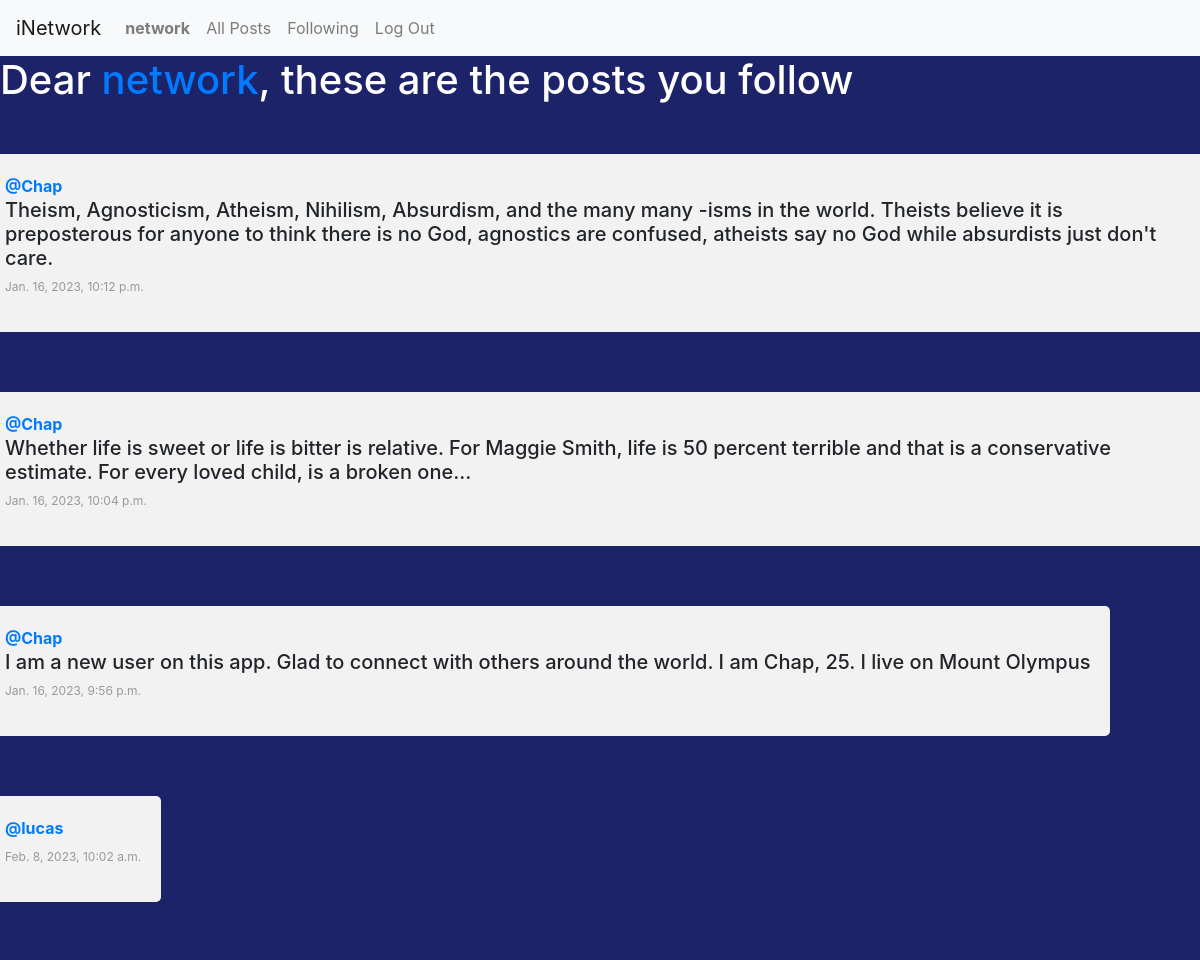
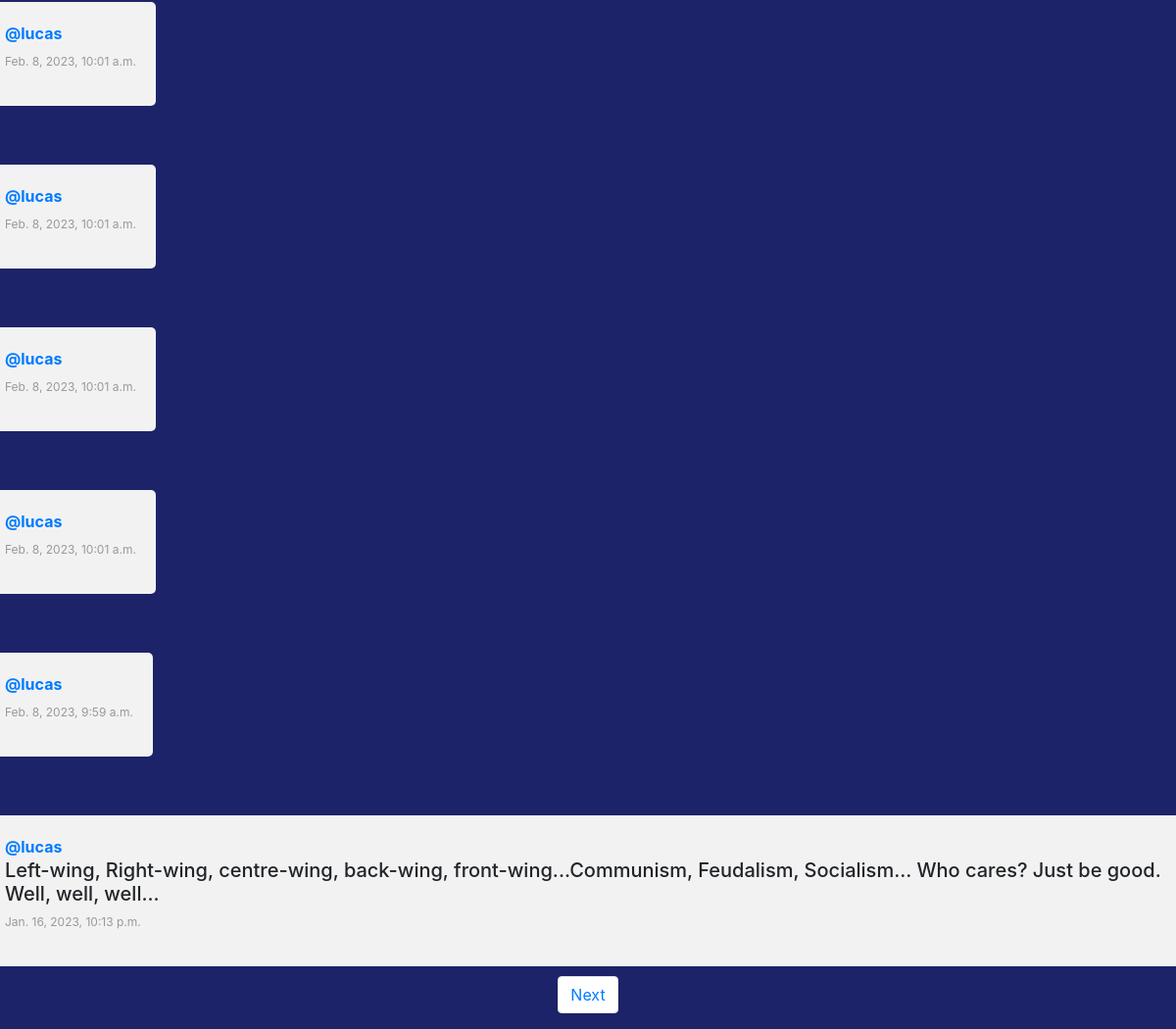
The app's page /following (signed in), older data (2 pictures, top to bottom).
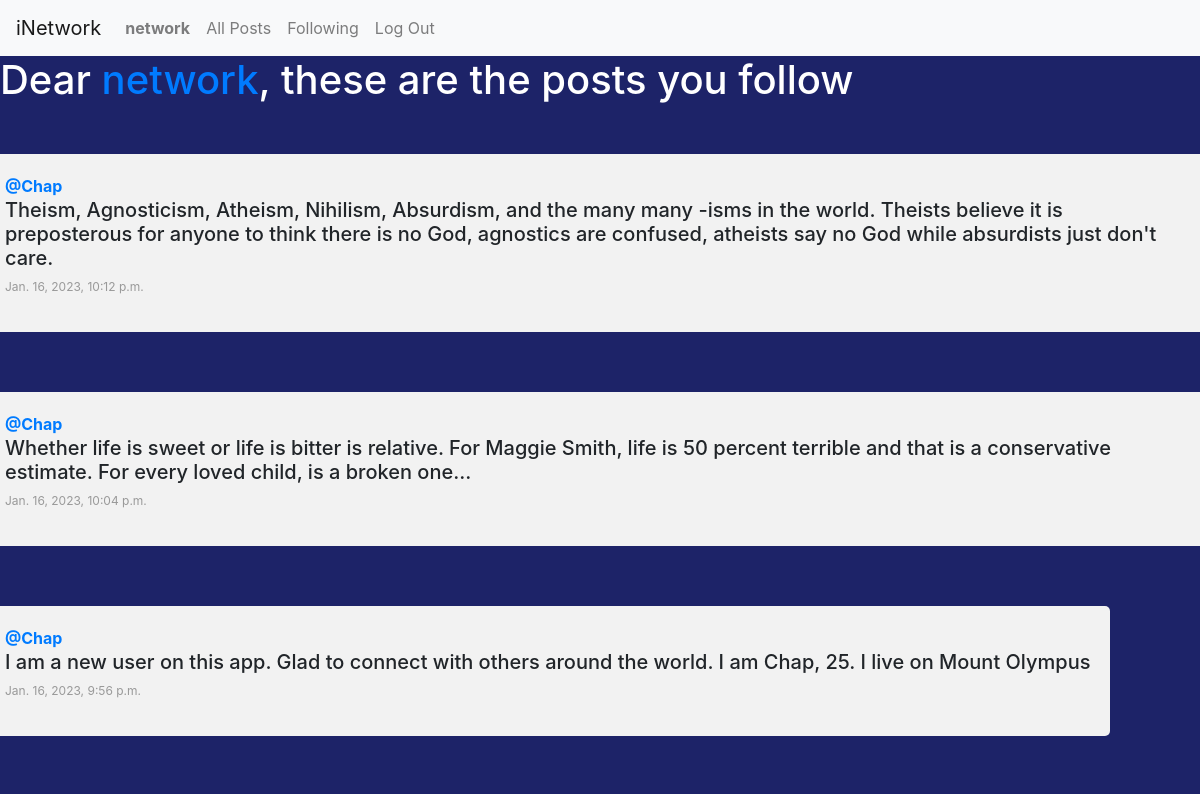
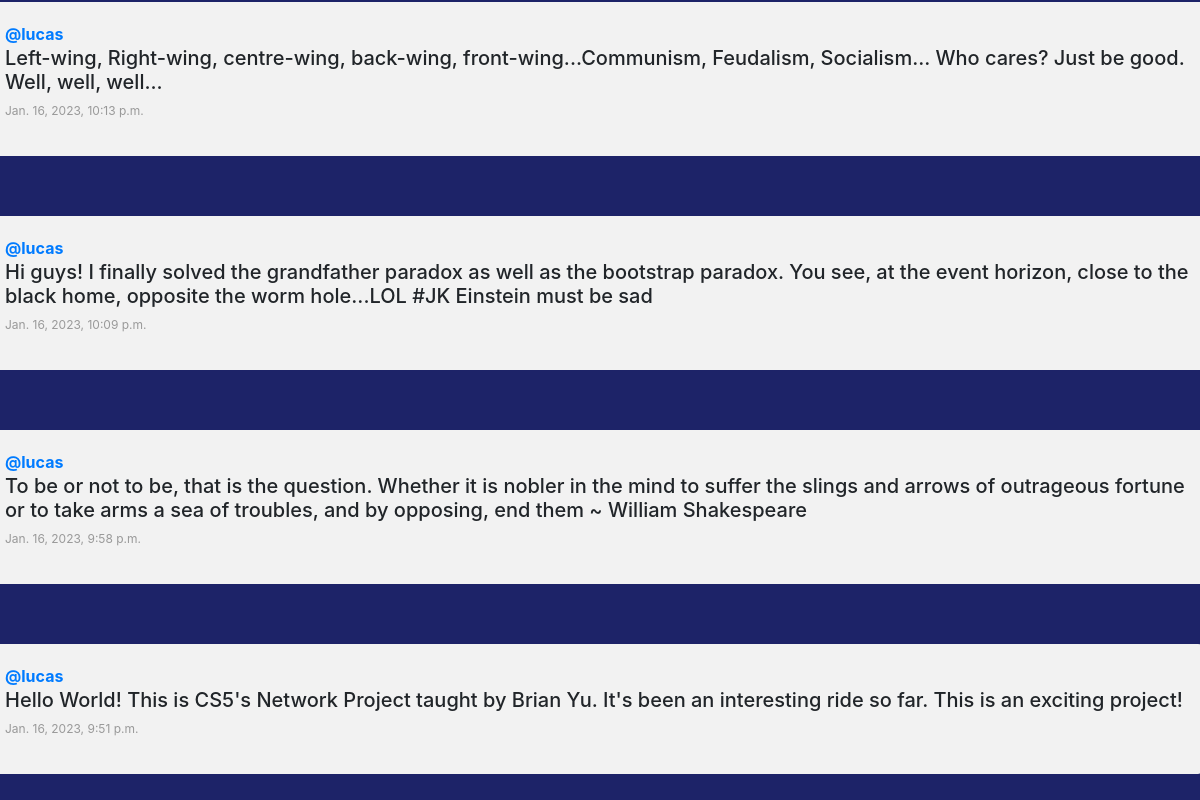
The same page, newer data (2 pictures, top to bottom).
### network/models.py (models this page shows, shortened)
class Post(models.Model):
    user = models.ForeignKey(User, on_delete=models.CASCADE, blank=True, null=True, related_name="post_user")
    postContent = models.TextField(blank=True)
    timestamp = models.DateTimeField(auto_now_add=True)
    likes = models.IntegerField(default=0)

class User(AbstractUser):
    profile_pics = models.ImageField(upload_to='profile_pics/', null=True, blank=True)

### network/views.py (the view)
# urls.py: path("following", views.following, name="following"),
def following(request):
    if not request.user.is_authenticated:
        error_message = "You need to log in to access this page."
        return render(request, "network/register.html")
    current_user = User.objects.get(pk=request.user.id)
    following = Follow.objects.filter(following=current_user)
    posts = Post.objects.all().order_by("id").reverse()
    followingPosts = []
    for users in following:
        for post in posts:
            if users.follower == post.user:
                followingPosts.append(post)
    paginator = Paginator(followingPosts, 10) # Show 10 contacts per page.
    page_number = request.GET.get('page')
    page_post = paginator.get_page(page_number)
    return render(request, "network/following.html",{
        "page_post":page_post
    })

### network/templates/network/following.html (shortened to what this page needs)
{% extends "network/layout.html" %}
{% block body %}
<h1 style="color: white;">Dear <a href="{% url 'profile' user_id=user.id %}">{{user.username}}</a>, these are the posts you follow</h1>
    {% for posts in page_post%}
    <div class="row">
      <div class="facebook-post">
        <a href="{% url 'profile' user_id=user.id %}" class="font-weight-bold">@{{posts.user}}</a>
        <h5>{{posts.postContent}}</h5>
        <p class="date">{{posts.timestamp}}</p>
      </div>
    </div>
  {% endfor %}
  <nav aria-label="Page navigation example">
    <ul class="pagination d-flex justify-content-center">
      {% if page_post.has_next %}
      <li class="page-item"><a class="page-link" href="?page={{page_post.next_page_number}}">Next</a></li>
      {% endif %}
    </ul>
  </nav>
{% endblock %}

Row changes from the older to the newer data that the page shows:
removed Post: user "lucas", timestamp "Feb. 8, 2023, 10:02 a.m."
removed Post: user "lucas", timestamp "Feb. 8, 2023, 10:01 a.m."
removed Post: user "lucas", timestamp "Feb. 8, 2023, 10:01 a.m."
removed Post: user "lucas", timestamp "Feb. 8, 2023, 10:01 a.m."
removed Post: user "lucas", timestamp "Feb. 8, 2023, 10:01 a.m."
removed Post: user "lucas", timestamp "Feb. 8, 2023, 9:59 a.m."
now on this page (row unchanged): Post: user "lucas", postContent "Hi guys! I finally solved the grandfather paradox as well as the bootstrap paradox. You see, at the event horizon, close to the black home, opposite the worm hole...LOL #JK Einstein must be sad", timestamp "Jan. 16, 2023, 10:09 p.m."
now on this page (row unchanged): Post: user "lucas", postContent "To be or not to be, that is the question. Whether it is nobler in the mind to suffer the slings and arrows of outrageous fortune or to take arms a sea of troubles, and by opposing, end them ~ William Shakespeare", timestamp "Jan. 16, 2023, 9:58 p.m."
now on this page (row unchanged): Post: user "lucas", postContent "Hello World! This is CS5's Network Project taught by Brian Yu. It's been an interesting ride so far. This is an exciting project!", timestamp "Jan. 16, 2023, 9:51 p.m."
Text that changed along with them:
text no longer shown: "Next"
